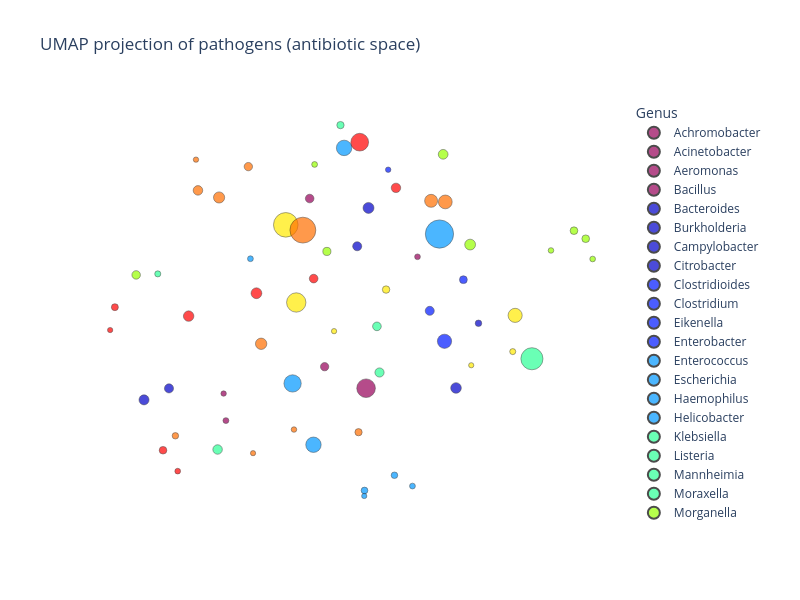

The notebook cell this image was saved under:
### Markdown cell above
### UMAP scatter plots

Two-dimensional UMAP projections for antibiotic and class vectors, coloured by pathogen genus.

### Code cell
fig_ab = _umap_scatter(
    pathogen_names_ab,
    pathogen_log_sums_ab,
    pathogen_vectors_ab,
    title="UMAP projection of pathogens (antibiotic space)",
    marker_max_size=10,
    figure_size=(800, 600),
    color_map="Rainbow",
    min_size=50.0,
)
fig_ab

### Figure 1 — Plotly figure (JSON) as saved in the notebook; plotly's stock layout.template omitted (floating-point values rounded to 4 significant figures)
{"data": [{"hovertemplate": "<b>%{hovertext}</b><br><br>color=Achromobacter<br>x=%{x}<br>y=%{y}<br>size=%{marker.size}<extra></extra>", "hovertext": ["Achromobacter xylosoxidans"], "legendgroup": "Achromobacter", "marker": {"color": "rgb(150,0,90)", "line": {"color": "black", "width": 0.5}, "size": [0.4083], "sizemode": "area", "sizeref": 0.025, "symbol": "circle"}, "mode": "markers", "name": "Achromobacter", "orientation": "v", "showlegend": true, "type": "scatter", "x": [10.61], "xaxis": "x", "y": [15.26], "yaxis": "y"}, {"hovertemplate": "<b>%{hovertext}</b><br><br>color=Acinetobacter<br>x=%{x}<br>y=%{y}<br>size=%{marker.size}<extra></extra>", "hovertext": ["Acinetobacter baumannii", "Acinetobacter calcoaceticus"], "legendgroup": "Acinetobacter", "marker": {"color": "rgb(150,0,90)", "line": {"color": "black", "width": 0.5}, "size": [4.342, 0.9346], "sizemode": "area", "sizeref": 0.025, "symbol": "circle"}, "mode": "markers", "name": "Acinetobacter", "orientation": "v", "showlegend": true, "type": "scatter", "x": [10.24, 9.831], "xaxis": "x", "y": [13.61, 15.99], "yaxis": "y"}, {"hovertemplate": "<b>%{hovertext}</b><br><br>color=Aeromonas<br>x=%{x}<br>y=%{y}<br>size=%{marker.size}<extra></extra>", "hovertext": ["Aeromonas hydrophila", "Aeromonas veronii"], "legendgroup": "Aeromonas", "marker": {"color": "rgb(150,0,90)", "line": {"color": "black", "width": 0.5}, "size": [0.8685, 0.3689], "sizemode": "area", "sizeref": 0.025, "symbol": "circle"}, "mode": "markers", "name": "Aeromonas", "orientation": "v", "showlegend": true, "type": "scatter", "x": [9.939, 9.21], "xaxis": "x", "y": [13.88, 13.54], "yaxis": "y"}, {"hovertemplate": "<b>%{hovertext}</b><br><br>color=Bacillus<br>x=%{x}<br>y=%{y}<br>size=%{marker.size}<extra></extra>", "hovertext": ["Bacillus cereus"], "legendgroup": "Bacillus", "marker": {"color": "rgb(150,0,90)", "line": {"color": "black", "width": 0.5}, "size": [0.4381], "sizemode": "area", "sizeref": 0.025, "symbol": "circle"}, "mode": "markers", "name": "Bacillus", "orientation": "v", "showlegend": true, "type": "scatter", "x": [9.226], "xaxis": "x", "y": [13.21], "yaxis": "y"}, {"hovertemplate": "<b>%{hovertext}</b><br><br>color=Bacteroides<br>x=%{x}<br>y=%{y}<br>size=%{marker.size}<extra></extra>", "hovertext": ["Bacteroides fragilis"], "legendgroup": "Bacteroides", "marker": {"color": "rgb(0,0,200)", "line": {"color": "black", "width": 0.5}, "size": [1.505], "sizemode": "area", "sizeref": 0.025, "symbol": "circle"}, "mode": "markers", "name": "Bacteroides", "orientation": "v", "showlegend": true, "type": "scatter", "x": [10.26], "xaxis": "x", "y": [15.87], "yaxis": "y"}, {"hovertemplate": "<b>%{hovertext}</b><br><br>color=Burkholderia<br>x=%{x}<br>y=%{y}<br>size=%{marker.size}<extra></extra>", "hovertext": ["Burkholderia cepacia", "Burkholderia pseudomallei"], "legendgroup": "Burkholderia", "marker": {"color": "rgb(0,0,200)", "line": {"color": "black", "width": 0.5}, "size": [1.026, 0.5302], "sizemode": "area", "sizeref": 0.025, "symbol": "circle"}, "mode": "markers", "name": "Burkholderia", "orientation": "v", "showlegend": true, "type": "scatter", "x": [10.17, 11.05], "xaxis": "x", "y": [15.39, 14.43], "yaxis": "y"}, {"hovertemplate": "<b>%{hovertext}</b><br><br>color=Campylobacter<br>x=%{x}<br>y=%{y}<br>size=%{marker.size}<extra></extra>", "hovertext": ["Campylobacter coli", "Campylobacter jejuni"], "legendgroup": "Campylobacter", "marker": {"color": "rgb(0,0,200)", "line": {"color": "black", "width": 0.5}, "size": [1.034, 1.266], "sizemode": "area", "sizeref": 0.025, "symbol": "circle"}, "mode": "markers", "name": "Campylobacter", "orientation": "v", "showlegend": true, "type": "scatter", "x": [8.815, 8.635], "xaxis": "x", "y": [13.61, 13.46], "yaxis": "y"}, {"hovertemplate": "<b>%{hovertext}</b><br><br>color=Citrobacter<br>x=%{x}<br>y=%{y}<br>size=%{marker.size}<extra></extra>", "hovertext": ["Citrobacter freundii"], "legendgroup": "Citrobacter", "marker": {"color": "rgb(0,0,200)", "line": {"color": "black", "width": 0.5}, "size": [1.419], "sizemode": "area", "sizeref": 0.025, "symbol": "circle"}, "mode": "markers", "name": "Citrobacter", "orientation": "v", "showlegend": true, "type": "scatter", "x": [10.89], "xaxis": "x", "y": [13.61], "yaxis": "y"}, {"hovertemplate": "<b>%{hovertext}</b><br><br>color=Clostridioides<br>x=%{x}<br>y=%{y}<br>size=%{marker.size}<extra></extra>", "hovertext": ["Clostridioides difficile"], "legendgroup": "Clostridioides", "marker": {"color": "rgb(0,25,255)", "line": {"color": "black", "width": 0.5}, "size": [1.026], "sizemode": "area", "sizeref": 0.025, "symbol": "circle"}, "mode": "markers", "name": "Clostridioides", "orientation": "v", "showlegend": true, "type": "scatter", "x": [10.7], "xaxis": "x", "y": [14.58], "yaxis": "y"}, {"hovertemplate": "<b>%{hovertext}</b><br><br>color=Clostridium<br>x=%{x}<br>y=%{y}<br>size=%{marker.size}<extra></extra>", "hovertext": ["Clostridium perfringens"], "legendgroup": "Clostridium", "marker": {"color": "rgb(0,25,255)", "line": {"color": "black", "width": 0.5}, "size": [0.7683], "sizemode": "area", "sizeref": 0.025, "symbol": "circle"}, "mode": "markers", "name": "Clostridium", "orientation": "v", "showlegend": true, "type": "scatter", "x": [10.94], "xaxis": "x", "y": [14.97], "yaxis": "y"}, {"hovertemplate": "<b>%{hovertext}</b><br><br>color=Eikenella<br>x=%{x}<br>y=%{y}<br>size=%{marker.size}<extra></extra>", "hovertext": ["Eikenella corrodens"], "legendgroup": "Eikenella", "marker": {"color": "rgb(0,25,255)", "line": {"color": "black", "width": 0.5}, "size": [0.3696], "sizemode": "area", "sizeref": 0.025, "symbol": "circle"}, "mode": "markers", "name": "Eikenella", "orientation": "v", "showlegend": true, "type": "scatter", "x": [10.4], "xaxis": "x", "y": [16.35], "yaxis": "y"}, {"hovertemplate": "<b>%{hovertext}</b><br><br>color=Enterobacter<br>x=%{x}<br>y=%{y}<br>size=%{marker.size}<extra></extra>", "hovertext": ["Enterobacter cloacae"], "legendgroup": "Enterobacter", "marker": {"color": "rgb(0,25,255)", "line": {"color": "black", "width": 0.5}, "size": [2.528], "sizemode": "area", "sizeref": 0.025, "symbol": "circle"}, "mode": "markers", "name": "Enterobacter", "orientation": "v", "showlegend": true, "type": "scatter", "x": [10.8], "xaxis": "x", "y": [14.2], "yaxis": "y"}, {"hovertemplate": "<b>%{hovertext}</b><br><br>color=Enterococcus<br>x=%{x}<br>y=%{y}<br>size=%{marker.size}<extra></extra>", "hovertext": ["Enterococcus casseliflavus", "Enterococcus durans", "Enterococcus faecalis", "Enterococcus faecium", "Enterococcus gallinarum", "Enterococcus hirae"], "legendgroup": "Enterococcus", "marker": {"color": "rgb(0,152,255)", "line": {"color": "black", "width": 0.5}, "size": [0.5425, 0.4262, 3.749, 2.973, 0.5729, 0.3442], "sizemode": "area", "sizeref": 0.025, "symbol": "circle"}, "mode": "markers", "name": "Enterococcus", "orientation": "v", "showlegend": true, "type": "scatter", "x": [10.44, 10.57, 9.707, 9.858, 10.23, 10.22], "xaxis": "x", "y": [12.52, 12.38, 13.67, 12.9, 12.33, 12.26], "yaxis": "y"}, {"hovertemplate": "<b>%{hovertext}</b><br><br>color=Escherichia<br>x=%{x}<br>y=%{y}<br>size=%{marker.size}<extra></extra>", "hovertext": ["Escherichia coli"], "legendgroup": "Escherichia", "marker": {"color": "rgb(0,152,255)", "line": {"color": "black", "width": 0.5}, "size": [10.0], "sizemode": "area", "sizeref": 0.025, "symbol": "circle"}, "mode": "markers", "name": "Escherichia", "orientation": "v", "showlegend": true, "type": "scatter", "x": [10.77], "xaxis": "x", "y": [15.54], "yaxis": "y"}, {"hovertemplate": "<b>%{hovertext}</b><br><br>color=Haemophilus<br>x=%{x}<br>y=%{y}<br>size=%{marker.size}<extra></extra>", "hovertext": ["Haemophilus influenzae"], "legendgroup": "Haemophilus", "marker": {"color": "rgb(0,152,255)", "line": {"color": "black", "width": 0.5}, "size": [2.999], "sizemode": "area", "sizeref": 0.025, "symbol": "circle"}, "mode": "markers", "name": "Haemophilus", "orientation": "v", "showlegend": true, "type": "scatter", "x": [10.08], "xaxis": "x", "y": [16.62], "yaxis": "y"}, {"hovertemplate": "<b>%{hovertext}</b><br><br>color=Helicobacter<br>x=%{x}<br>y=%{y}<br>size=%{marker.size}<extra></extra>", "hovertext": ["Helicobacter pylori"], "legendgroup": "Helicobacter", "marker": {"color": "rgb(0,152,255)", "line": {"color": "black", "width": 0.5}, "size": [0.4234], "sizemode": "area", "sizeref": 0.025, "symbol": "circle"}, "mode": "markers", "name": "Helicobacter", "orientation": "v", "showlegend": true, "type": "scatter", "x": [9.403], "xaxis": "x", "y": [15.23], "yaxis": "y"}, {"hovertemplate": "<b>%{hovertext}</b><br><br>color=Klebsiella<br>x=%{x}<br>y=%{y}<br>size=%{marker.size}<extra></extra>", "hovertext": ["Klebsiella aerogenes", "Klebsiella oxytoca", "Klebsiella pneumoniae"], "legendgroup": "Klebsiella", "marker": {"color": "rgb(44,255,150)", "line": {"color": "black", "width": 0.5}, "size": [0.9378, 1.056, 6.112], "sizemode": "area", "sizeref": 0.025, "symbol": "circle"}, "mode": "markers", "name": "Klebsiella", "orientation": "v", "showlegend": true, "type": "scatter", "x": [10.32, 10.33, 11.43], "xaxis": "x", "y": [14.39, 13.81, 13.98], "yaxis": "y"}, {"hovertemplate": "<b>%{hovertext}</b><br><br>color=Listeria<br>x=%{x}<br>y=%{y}<br>size=%{marker.size}<extra></extra>", "hovertext": ["Listeria monocytogenes"], "legendgroup": "Listeria", "marker": {"color": "rgb(44,255,150)", "line": {"color": "black", "width": 0.5}, "size": [1.126], "sizemode": "area", "sizeref": 0.025, "symbol": "circle"}, "mode": "markers", "name": "Listeria", "orientation": "v", "showlegend": true, "type": "scatter", "x": [9.166], "xaxis": "x", "y": [12.84], "yaxis": "y"}, {"hovertemplate": "<b>%{hovertext}</b><br><br>color=Mannheimia<br>x=%{x}<br>y=%{y}<br>size=%{marker.size}<extra></extra>", "hovertext": ["Mannheimia haemolytica"], "legendgroup": "Mannheimia", "marker": {"color": "rgb(44,255,150)", "line": {"color": "black", "width": 0.5}, "size": [0.4617], "sizemode": "area", "sizeref": 0.025, "symbol": "circle"}, "mode": "markers", "name": "Mannheimia", "orientation": "v", "showlegend": true, "type": "scatter", "x": [8.734], "xaxis": "x", "y": [15.04], "yaxis": "y"}, {"hovertemplate": "<b>%{hovertext}</b><br><br>color=Moraxella<br>x=%{x}<br>y=%{y}<br>size=%{marker.size}<extra></extra>", "hovertext": ["Moraxella catarrhalis"], "legendgroup": "Moraxella", "marker": {"color": "rgb(44,255,150)", "line": {"color": "black", "width": 0.5}, "size": [0.6742], "sizemode": "area", "sizeref": 0.025, "symbol": "circle"}, "mode": "markers", "name": "Moraxella", "orientation": "v", "showlegend": true, "type": "scatter", "x": [10.05], "xaxis": "x", "y": [16.91], "yaxis": "y"}, {"hovertemplate": "<b>%{hovertext}</b><br><br>color=Morganella<br>x=%{x}<br>y=%{y}<br>size=%{marker.size}<extra></extra>", "hovertext": ["Morganella morganii"], "legendgroup": "Morganella", "marker": {"color": "rgb(151,255,0)", "line": {"color": "black", "width": 0.5}, "size": [0.8245], "sizemode": "area", "sizeref": 0.025, "symbol": "circle"}, "mode": "markers", "name": "Morganella", "orientation": "v", "showlegend": true, "type": "scatter", "x": [9.955], "xaxis": "x", "y": [15.33], "yaxis": "y"}, {"hovertemplate": "<b>%{hovertext}</b><br><br>color=Mycobacterium<br>x=%{x}<br>y=%{y}<br>size=%{marker.size}<extra></extra>", "hovertext": ["Mycobacterium abscessus", "Mycobacterium avium", "Mycobacterium flavescens", "Mycobacterium obuense", "Mycobacterium tuberculosis"], "legendgroup": "Mycobacterium", "marker": {"color": "rgb(151,255,0)", "line": {"color": "black", "width": 0.5}, "size": [0.4068, 0.3924, 0.742, 0.742, 1.464], "sizemode": "area", "sizeref": 0.025, "symbol": "circle"}, "mode": "markers", "name": "Mycobacterium", "orientation": "v", "showlegend": true, "type": "scatter", "x": [11.87, 11.57, 11.82, 11.74, 10.99], "xaxis": "x", "y": [15.23, 15.34, 15.49, 15.59, 15.41], "yaxis": "y"}, {"hovertemplate": "<b>%{hovertext}</b><br><br>color=Neisseria<br>x=%{x}<br>y=%{y}<br>size=%{marker.size}<extra></extra>", "hovertext": ["Neisseria gonorrhoeae", "Neisseria meningitidis"], "legendgroup": "Neisseria", "marker": {"color": "rgb(151,255,0)", "line": {"color": "black", "width": 0.5}, "size": [1.187, 0.422], "sizemode": "area", "sizeref": 0.025, "symbol": "circle"}, "mode": "markers", "name": "Neisseria", "orientation": "v", "showlegend": true, "type": "scatter", "x": [10.79, 9.866], "xaxis": "x", "y": [16.54, 16.42], "yaxis": "y"}, {"hovertemplate": "<b>%{hovertext}</b><br><br>color=Pasteurella<br>x=%{x}<br>y=%{y}<br>size=%{marker.size}<extra></extra>", "hovertext": ["Pasteurella multocida"], "legendgroup": "Pasteurella", "marker": {"color": "rgb(151,255,0)", "line": {"color": "black", "width": 0.5}, "size": [0.9083], "sizemode": "area", "sizeref": 0.025, "symbol": "circle"}, "mode": "markers", "name": "Pasteurella", "orientation": "v", "showlegend": true, "type": "scatter", "x": [8.578], "xaxis": "x", "y": [15.03], "yaxis": "y"}, {"hovertemplate": "<b>%{hovertext}</b><br><br>color=Proteus<br>x=%{x}<br>y=%{y}<br>size=%{marker.size}<extra></extra>", "hovertext": ["Proteus mirabilis", "Proteus vulgaris"], "legendgroup": "Proteus", "marker": {"color": "rgb(255,234,0)", "line": {"color": "black", "width": 0.5}, "size": [2.501, 0.7009], "sizemode": "area", "sizeref": 0.025, "symbol": "circle"}, "mode": "markers", "name": "Proteus", "orientation": "v", "showlegend": true, "type": "scatter", "x": [11.31, 10.38], "xaxis": "x", "y": [14.52, 14.85], "yaxis": "y"}, {"hovertemplate": "<b>%{hovertext}</b><br><br>color=Providencia<br>x=%{x}<br>y=%{y}<br>size=%{marker.size}<extra></extra>", "hovertext": ["Providencia stuartii"], "legendgroup": "Providencia", "marker": {"color": "rgb(255,234,0)", "line": {"color": "black", "width": 0.5}, "size": [0.3417], "sizemode": "area", "sizeref": 0.025, "symbol": "circle"}, "mode": "markers", "name": "Providencia", "orientation": "v", "showlegend": true, "type": "scatter", "x": [11.0], "xaxis": "x", "y": [13.9], "yaxis": "y"}, {"hovertemplate": "<b>%{hovertext}</b><br><br>color=Pseudomonas<br>x=%{x}<br>y=%{y}<br>size=%{marker.size}<extra></extra>", "hovertext": ["Pseudomonas aeruginosa", "Pseudomonas fluorescens", "Pseudomonas putida"], "legendgroup": "Pseudomonas", "marker": {"color": "rgb(255,234,0)", "line": {"color": "black", "width": 0.5}, "size": [7.564, 0.351, 0.4614], "sizemode": "area", "sizeref": 0.025, "symbol": "circle"}, "mode": "markers", "name": "Pseudomonas", "orientation": "v", "showlegend": true, "type": "scatter", "x": [9.658, 10.01, 11.3], "xaxis": "x", "y": [15.66, 14.33, 14.07], "yaxis": "y"}, {"hovertemplate": "<b>%{hovertext}</b><br><br>color=Salmonella<br>x=%{x}<br>y=%{y}<br>size=%{marker.size}<extra></extra>", "hovertext": ["Salmonella enterica"], "legendgroup": "Salmonella", "marker": {"color": "rgb(255,234,0)", "line": {"color": "black", "width": 0.5}, "size": [4.692], "sizemode": "area", "sizeref": 0.025, "symbol": "circle"}, "mode": "markers", "name": "Salmonella", "orientation": "v", "showlegend": true, "type": "scatter", "x": [9.734], "xaxis": "x", "y": [14.69], "yaxis": "y"}, {"hovertemplate": "<b>%{hovertext}</b><br><br>color=Serratia<br>x=%{x}<br>y=%{y}<br>size=%{marker.size}<extra></extra>", "hovertext": ["Serratia marcescens"], "legendgroup": "Serratia", "marker": {"color": "rgb(255,111,0)", "line": {"color": "black", "width": 0.5}, "size": [2.112], "sizemode": "area", "sizeref": 0.025, "symbol": "circle"}, "mode": "markers", "name": "Serratia", "orientation": "v", "showlegend": true, "type": "scatter", "x": [10.71], "xaxis": "x", "y": [15.96], "yaxis": "y"}, {"hovertemplate": "<b>%{hovertext}</b><br><br>color=Shigella<br>x=%{x}<br>y=%{y}<br>size=%{marker.size}<extra></extra>", "hovertext": ["Shigella boydii", "Shigella dysenteriae", "Shigella flexneri", "Shigella sonnei"], "legendgroup": "Shigella", "marker": {"color": "rgb(255,111,0)", "line": {"color": "black", "width": 0.5}, "size": [0.3588, 0.8779, 1.555, 1.144], "sizemode": "area", "sizeref": 0.025, "symbol": "circle"}, "mode": "markers", "name": "Shigella", "orientation": "v", "showlegend": true, "type": "scatter", "x": [9.01, 9.388, 9.177, 9.024], "xaxis": "x", "y": [16.48, 16.39, 16.0, 16.09], "yaxis": "y"}, {"hovertemplate": "<b>%{hovertext}</b><br><br>color=Staphylococcus<br>x=%{x}<br>y=%{y}<br>size=%{marker.size}<extra></extra>", "hovertext": ["Staphylococcus aureus", "Staphylococcus epidermidis", "Staphylococcus haemolyticus", "Staphylococcus hominis", "Staphylococcus pseudintermedius", "Staphylococcus saprophyticus"], "legendgroup": "Staphylococcus", "marker": {"color": "rgb(255,111,0)", "line": {"color": "black", "width": 0.5}, "size": [8.393, 2.381, 0.6596, 0.3412, 0.5251, 0.3842], "sizemode": "area", "sizeref": 0.025, "symbol": "circle"}, "mode": "markers", "name": "Staphylococcus", "orientation": "v", "showlegend": true, "type": "scatter", "x": [9.781, 10.81, 10.18, 9.422, 8.861, 9.717], "xaxis": "x", "y": [15.59, 15.95, 13.06, 12.8, 13.01, 13.09], "yaxis": "y"}, {"hovertemplate": "<b>%{hovertext}</b><br><br>color=Stenotrophomonas<br>x=%{x}<br>y=%{y}<br>size=%{marker.size}<extra></extra>", "hovertext": ["Stenotrophomonas maltophilia"], "legendgroup": "Stenotrophomonas", "marker": {"color": "rgb(255,111,0)", "line": {"color": "black", "width": 0.5}, "size": [1.618], "sizemode": "area", "sizeref": 0.025, "symbol": "circle"}, "mode": "markers", "name": "Stenotrophomonas", "orientation": "v", "showlegend": true, "type": "scatter", "x": [9.48], "xaxis": "x", "y": [14.17], "yaxis": "y"}, {"hovertemplate": "<b>%{hovertext}</b><br><br>color=Streptococcus<br>x=%{x}<br>y=%{y}<br>size=%{marker.size}<extra></extra>", "hovertext": ["Streptococcus agalactiae", "Streptococcus pneumoniae", "Streptococcus pyogenes", "Streptococcus suis"], "legendgroup": "Streptococcus", "marker": {"color": "rgb(255,0,0)", "line": {"color": "black", "width": 0.5}, "size": [1.378, 3.943, 1.124, 0.6086], "sizemode": "area", "sizeref": 0.025, "symbol": "circle"}, "mode": "markers", "name": "Streptococcus", "orientation": "v", "showlegend": true, "type": "scatter", "x": [8.957, 10.19, 10.45, 8.425], "xaxis": "x", "y": [14.52, 16.7, 16.12, 14.63], "yaxis": "y"}, {"hovertemplate": "<b>%{hovertext}</b><br><br>color=Trueperella<br>x=%{x}<br>y=%{y}<br>size=%{marker.size}<extra></extra>", "hovertext": ["Trueperella pyogenes"], "legendgroup": "Trueperella", "marker": {"color": "rgb(255,0,0)", "line": {"color": "black", "width": 0.5}, "size": [0.351], "sizemode": "area", "sizeref": 0.025, "symbol": "circle"}, "mode": "markers", "name": "Trueperella", "orientation": "v", "showlegend": true, "type": "scatter", "x": [8.391], "xaxis": "x", "y": [14.34], "yaxis": "y"}, {"hovertemplate": "<b>%{hovertext}</b><br><br>color=Vibrio<br>x=%{x}<br>y=%{y}<br>size=%{marker.size}<extra></extra>", "hovertext": ["Vibrio cholerae", "Vibrio parahaemolyticus", "Vibrio vulnificus"], "legendgroup": "Vibrio", "marker": {"color": "rgb(255,0,0)", "line": {"color": "black", "width": 0.5}, "size": [1.458, 0.7329, 0.4067], "sizemode": "area", "sizeref": 0.025, "symbol": "circle"}, "mode": "markers", "name": "Vibrio", "orientation": "v", "showlegend": true, "type": "scatter", "x": [9.446, 8.772, 8.878], "xaxis": "x", "y": [14.8, 12.83, 12.57], "yaxis": "y"}, {"hovertemplate": "<b>%{hovertext}</b><br><br>color=Yersinia<br>x=%{x}<br>y=%{y}<br>size=%{marker.size}<extra></extra>", "hovertext": ["Yersinia enterocolitica"], "legendgroup": "Yersinia", "marker": {"color": "rgb(255,0,0)", "line": {"color": "black", "width": 0.5}, "size": [0.9397], "sizemode": "area", "sizeref": 0.025, "symbol": "circle"}, "mode": "markers", "name": "Yersinia", "orientation": "v", "showlegend": true, "type": "scatter", "x": [9.859], "xaxis": "x", "y": [14.99], "yaxis": "y"}], "layout": {"height": 600, "legend": {"itemsizing": "constant", "title": {"text": "Genus"}, "tracegroupgap": 0}, "paper_bgcolor": "white", "plot_bgcolor": "white", "title": {"text": "UMAP projection of pathogens (antibiotic space)"}, "width": 800, "xaxis": {"anchor": "y", "domain": [0, 1], "showgrid": false, "title": {"text": "x"}, "visible": false, "zeroline": false}, "yaxis": {"anchor": "x", "domain": [0, 1], "showgrid": false, "title": {"text": "y"}, "visible": false, "zeroline": false}}}
